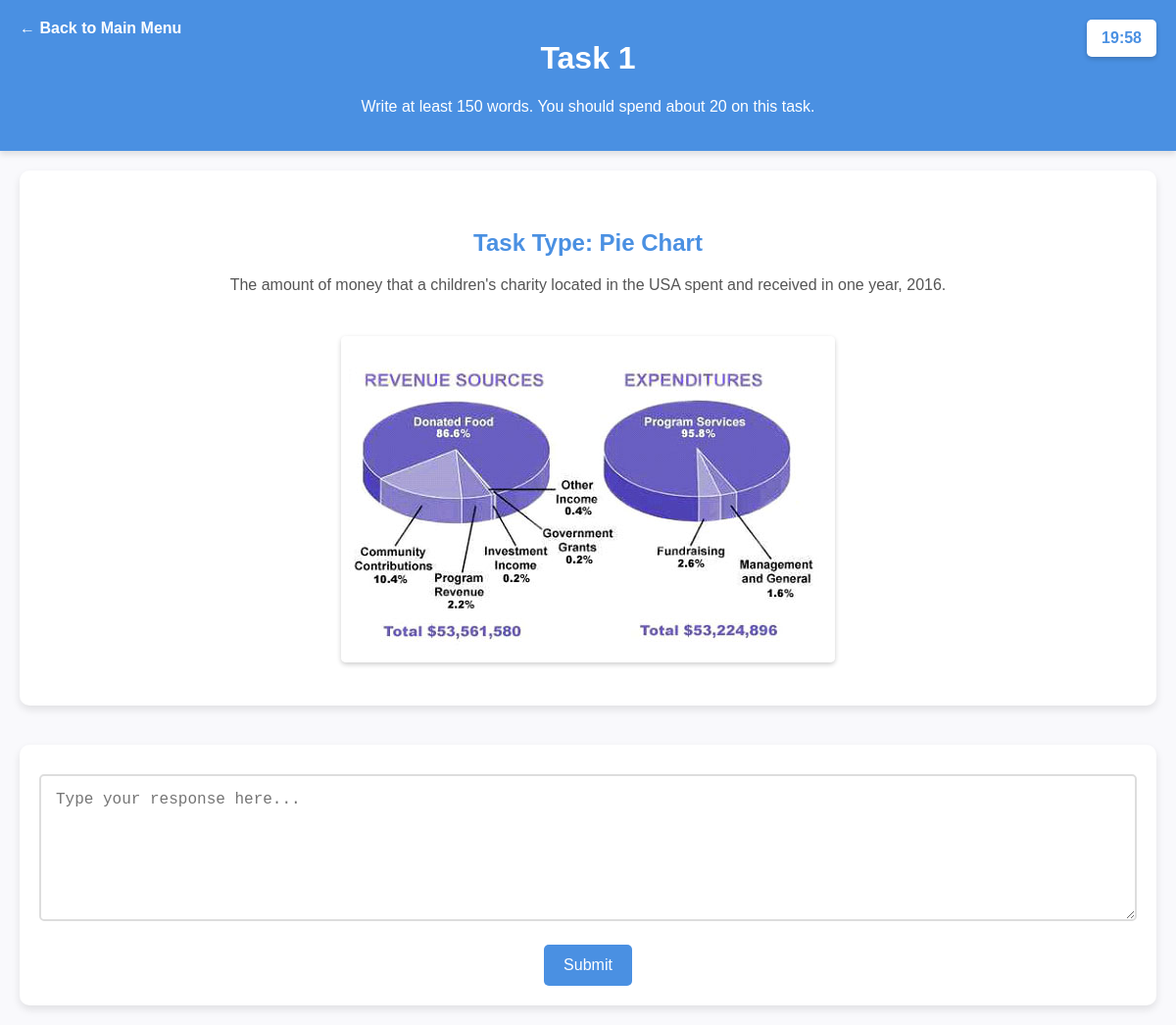
The page /writing/task/1/ on the database its author committed.
### costumadmin/models.py (models this page shows)
class WritingTask1(models.Model):
    TYPE_CHOICES = [
        ('bar_chart', 'Bar Chart'),
        ('line_graph', 'Line Graph'),
        ('table', 'Table'),
        ('pie_chart', 'Pie Chart'),
        ('diagram', 'Diagram'),
        ('map', 'Map'),
    ]
    tepy = [
        ('1', '1'),
        ('2', '2')
    ]
    id = models.AutoField(primary_key=True)
    type = models.CharField(max_length=50, choices=TYPE_CHOICES, verbose_name="Type")
    type1 = models.CharField(max_length=50, choices=tepy, verbose_name="typeee", default='bar_chart')
    question = models.TextField(verbose_name="Question")
    photo = models.ImageField(upload_to='writing_task_photos1/', null=True, blank=True, verbose_name="Photo")

### user/views.py (the view)
# urls.py: path('writing/task/<int:task_type>/', writing_task_view, name='writing_task'),
def writing_task_view(request, task_type):
    tasks = WritingTask1.objects.filter(type1=task_type)
    task = random.choice(tasks) if tasks.exists() else None
    if task_type == 1:
        task_type_label = "Task 1"
        time_limit = 20  # 20 minutes
        word_limit = "Write at least 150 words."
    elif task_type == 2:
        task_type_label = "Task 2"
        time_limit = 40  # 40 minutes
        word_limit = "Write at least 250 words."
    else:
        task_type_label = "Full Test"
        time_limit = 20  # 20 minutes
        word_limit = "Write at least 150 words."
    return render(
        request,
        'user/writing_user.html',
        {
            'task': task,
            'task_type_label': task_type_label,
            'time_limit': time_limit,
            'word_limit': word_limit,
            'task_type': task_type,
        }
    )

### templates/user/writing_user.html (shortened to what this page needs)
<!DOCTYPE html>
<html lang="en">
<head>
    <link rel="stylesheet" href="https://cdnjs.cloudflare.com/ajax/libs/font-awesome/5.15.1/css/all.min.css">
</head>
<body>
<header class="header">
    <a href="{% url 'homee' %}" class="back-button">&larr; Back to Main Menu</a>
    <h1>{{ task_type_label }}</h1>
    <p>{{ word_limit }} You should spend about {{ time_limit }} on this task.</p>
    <div class="timer" id="timer" data-time="{{ time_limit }}"></div>
</header>
<div class="task-details">
    <div class="task-content">
        {% if task %}
            {% if task_type != 2 %}
                <h2>Task Type: {{ task.get_type_display }}</h2>
            {% endif %}
            <p>{{ task.question }}</p>
            {% if task.photo and task_type != 2 %}
                <img src="{{ task.photo.url }}" alt="Task Photo">
            {% endif %}
        {% else %}
            <p>No tasks available.</p>
        {% endif %}
    </div>
</div>
<div class="writing-area">
    <textarea placeholder="Type your response here..."></textarea>
    <button onclick="submitResponse()">Submit</button>
</div>
</body>
</html>

### templates/user/writing_user.html (style rules this page uses)
body { display: flex; flex-direction: column; font-family: 'Arial', sans-serif; margin: 0; padding: 0; background: #f9f9fc; color: #333; }
.header { background: #4a90e2; color: white; padding: 20px; text-align: center; box-shadow: 0 4px 6px rgba(0, 0, 0, 0.1); position: relative; }
.back-button { position: absolute; top: 20px; left: 20px; background: none; border: none; color: white; font-size: 16px; text-decoration: none; font-weight: bold; cursor: pointer; transition: color 0.3s; }
.timer { background: white; color: #4a90e2; padding: 10px 15px; border-radius: 5px; box-shadow: 0 2px 5px rgba(0, 0, 0, 0.2); font-weight: bold; position: absolute; top: 20px; right: 20px; }
.task-details { display: flex; justify-content: center; padding: 20px; margin: 20px; background: white; box-shadow: 0 4px 8px rgba(0, 0, 0, 0.1); border-radius: 10px; }
.task-content { padding: 20px; flex: 1; max-width: 800px; text-align: center; }
.task-content h2 { color: #4a90e2; margin-bottom: 15px; }
.task-content p { font-size: 16px; line-height: 1.6; color: #555; margin-bottom: 20px; }
.task-content img { max-width: 100%; height: auto; border-radius: 5px; box-shadow: 0 2px 5px rgba(0, 0, 0, 0.2); margin-top: 20px; }
textarea { width: 100%; height: 150px; padding: 15px; margin-top: 10px; box-sizing: border-box; border: 2px solid #ddd; border-radius: 5px; font-size: 16px; resize: vertical; transition: border-color 0.3s; }
.writing-area { padding: 20px; margin: 20px; background: white; border-radius: 10px; box-shadow: 0 4px 8px rgba(0, 0, 0, 0.1); text-align: center; }
button { background-color: #4a90e2; color: white; border: none; padding: 12px 20px; border-radius: 5px; cursor: pointer; margin-top: 20px; font-size: 16px; transition: background-color 0.3s; }

### rows shown on the page
WritingTask1: type "Pie Chart", question "The amount of money that a children's charity located in the USA spent and received in one year, 2016.", photo (picture)

### other values the page prints
{{ task_type_label }} "Task 1"
{{ word_limit }} "Write at least 150 words."
{{ time_limit }} "20"
